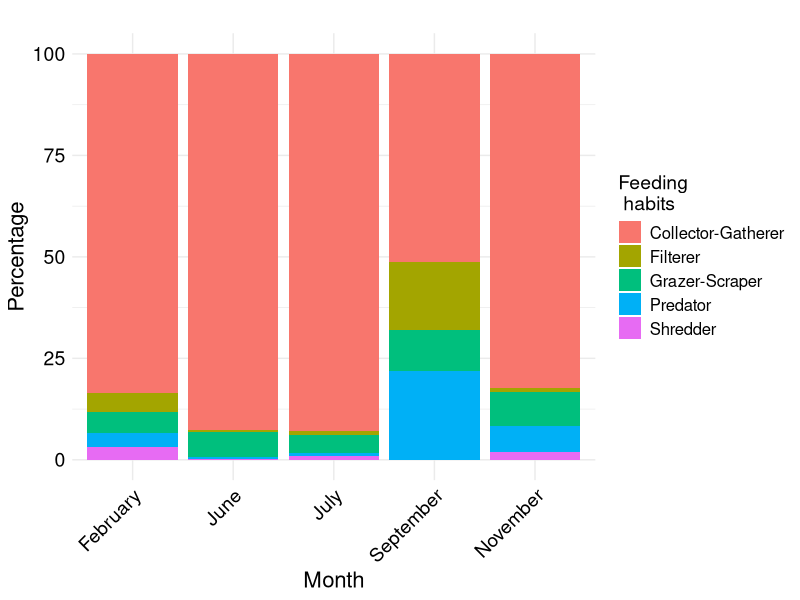

The R source for this figure:
# Load required libraries
library(ggplot2)
library(tidyr)
library(dplyr)

# Create the data frame
data <- data.frame(
  FFG = c("Collector-Gatherer", "Grazer-Scraper", "Filterer", "Predator", "Shredder"),
  February = c(83.5, 5.2, 4.8, 3.4, 3.1),
  June = c(92.7, 6.1, 0.5, 0.5, 0.2),
  July = c(93.0, 4.4, 0.9, 0.8, 0.9),
  September = c(51.3, 10.3, 16.7, 21.8, 0.0),
  November = c(82.2, 8.3, 1.1, 6.4, 1.9)
)

# Reshape data to long format
data_long <- data %>%
  pivot_longer(cols = -FFG, names_to = "Month", values_to = "Percentage")

# Ensure correct order of months
data_long$Month <- factor(data_long$Month, levels = c("February", "June", "July", "September", "November"))

# Plot the data
ggplot(data_long, aes(x = Month, y = Percentage, fill = FFG)) +
  geom_bar(stat = "identity", position = "stack") +
  labs(title = "",
       x = "Month",
       y = "Percentage",
       fill = "Feeding\n habits") +  # Line break in legend titl) +
  theme_minimal() +
  theme(
    axis.text.x = element_text(angle = 45, hjust = 1, color = "black", size = 14),
    axis.text.y = element_text(color = "black", size = 14),
    axis.title.x = element_text(size = 16),
    axis.title.y = element_text(size = 16),
    legend.text = element_text(size = 12),
    legend.title = element_text(size = 14)
  )


